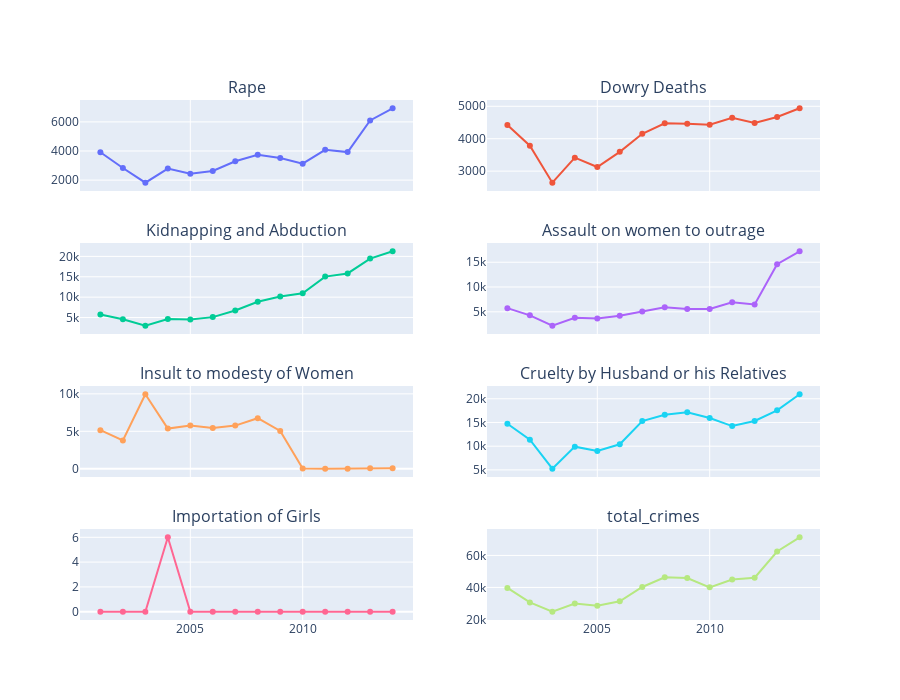

Notebook cell for this chart:
### Code cell
fig = make_subplots(rows = 4, cols = 2, shared_xaxes=True,
                    vertical_spacing=0.1,
                    subplot_titles=("Rape","Dowry Deaths",
                                    "Kidnapping and Abduction",
                                    "Assault on women to outrage",
                                    "Insult to modesty of Women",
                                    "Cruelty by Husband or his Relatives",
                                    "Importation of Girls", "total_crimes"))

fig.add_trace(go.Scatter(x = df_up1.index, y = df_up1['Rape']),row = 1, col = 1)
fig.add_trace(go.Scatter(x = df_up1.index, y = df_up1['Dowry Deaths']),row = 1, col = 2)
fig.add_trace(go.Scatter(x = df_up1.index, y = df_up1['Kidnapping and Abduction']),row = 2, col = 1)
fig.add_trace(go.Scatter(x = df_up1.index, y = df_up1['Assault on women with intent to outrage her modesty']),row = 2, col = 2)
fig.add_trace(go.Scatter(x = df_up1.index, y = df_up1['Insult to modesty of Women']),row = 3, col = 1)
fig.add_trace(go.Scatter(x = df_up1.index, y = df_up1['Cruelty by Husband or his Relatives']),row = 3, col = 2)
fig.add_trace(go.Scatter(x = df_up1.index, y = df_up1['Importation of Girls']),row= 4 , col = 1)
fig.add_trace(go.Scatter(x = df_up1.index, y = df_up1['total_crimes']),row = 4, col = 2)

fig.update_layout(height=700, showlegend=False)

fig.show()

### Figure 1 — Plotly figure (JSON) as saved in the notebook; plotly's stock layout.template omitted (floating-point values rounded to 4 significant figures)
{"data": [{"type": "scatter", "x": [2001, 2002, 2003, 2004, 2005, 2006, 2007, 2008, 2009, 2010, 2011, 2012, 2013, 2014], "xaxis": "x", "y": [3916, 2830, 1822, 2794, 2434, 2628, 3296, 3742, 3518, 3126, 4084, 3926, 6100, 6934], "yaxis": "y"}, {"type": "scatter", "x": [2001, 2002, 2003, 2004, 2005, 2006, 2007, 2008, 2009, 2010, 2011, 2012, 2013, 2014], "xaxis": "x2", "y": [4422, 3786, 2644, 3416, 3128, 3596, 4152, 4474, 4464, 4434, 4644, 4488, 4670, 4938], "yaxis": "y2"}, {"type": "scatter", "x": [2001, 2002, 2003, 2004, 2005, 2006, 2007, 2008, 2009, 2010, 2011, 2012, 2013, 2014], "xaxis": "x3", "y": [5758, 4596, 2998, 4648, 4512, 5102, 6726, 8878, 10156, 10936, 15050, 15820, 19474, 21252], "yaxis": "y3"}, {"type": "scatter", "x": [2001, 2002, 2003, 2004, 2005, 2006, 2007, 2008, 2009, 2010, 2011, 2012, 2013, 2014], "xaxis": "x4", "y": [5740, 4290, 2196, 3800, 3670, 4192, 5044, 5910, 5564, 5586, 6910, 6494, 14606, 17210], "yaxis": "y4"}, {"type": "scatter", "x": [2001, 2002, 2003, 2004, 2005, 2006, 2007, 2008, 2009, 2010, 2011, 2012, 2013, 2014], "xaxis": "x5", "y": [5150, 3774, 9940, 5364, 5762, 5428, 5764, 6748, 5048, 22, 6, 16, 50, 58], "yaxis": "y5"}, {"type": "scatter", "x": [2001, 2002, 2003, 2004, 2005, 2006, 2007, 2008, 2009, 2010, 2011, 2012, 2013, 2014], "xaxis": "x6", "y": [14730, 11358, 5252, 9900, 9010, 10408, 15300, 16624, 17132, 15956, 14242, 15322, 17562, 20942], "yaxis": "y6"}, {"type": "scatter", "x": [2001, 2002, 2003, 2004, 2005, 2006, 2007, 2008, 2009, 2010, 2011, 2012, 2013, 2014], "xaxis": "x7", "y": [0, 0, 0, 6, 0, 0, 0, 0, 0, 0, 0, 0, 0, 0], "yaxis": "y7"}, {"type": "scatter", "x": [2001, 2002, 2003, 2004, 2005, 2006, 2007, 2008, 2009, 2010, 2011, 2012, 2013, 2014], "xaxis": "x8", "y": [39716, 30634, 24852, 29928, 28516, 31354, 40282, 46376, 45882, 40060, 44936, 46066, 62462, 71334], "yaxis": "y8"}], "layout": {"annotations": [{"font": {"size": 16}, "showarrow": false, "text": "Rape", "x": 0.225, "xanchor": "center", "xref": "paper", "y": 1, "yanchor": "bottom", "yref": "paper"}, {"font": {"size": 16}, "showarrow": false, "text": "Dowry Deaths", "x": 0.775, "xanchor": "center", "xref": "paper", "y": 1, "yanchor": "bottom", "yref": "paper"}, {"font": {"size": 16}, "showarrow": false, "text": "Kidnapping and Abduction", "x": 0.225, "xanchor": "center", "xref": "paper", "y": 0.725, "yanchor": "bottom", "yref": "paper"}, {"font": {"size": 16}, "showarrow": false, "text": "Assault on women to outrage", "x": 0.775, "xanchor": "center", "xref": "paper", "y": 0.725, "yanchor": "bottom", "yref": "paper"}, {"font": {"size": 16}, "showarrow": false, "text": "Insult to modesty of Women", "x": 0.225, "xanchor": "center", "xref": "paper", "y": 0.45, "yanchor": "bottom", "yref": "paper"}, {"font": {"size": 16}, "showarrow": false, "text": "Cruelty by Husband or his Relatives", "x": 0.775, "xanchor": "center", "xref": "paper", "y": 0.45, "yanchor": "bottom", "yref": "paper"}, {"font": {"size": 16}, "showarrow": false, "text": "Importation of Girls", "x": 0.225, "xanchor": "center", "xref": "paper", "y": 0.175, "yanchor": "bottom", "yref": "paper"}, {"font": {"size": 16}, "showarrow": false, "text": "total_crimes", "x": 0.775, "xanchor": "center", "xref": "paper", "y": 0.175, "yanchor": "bottom", "yref": "paper"}], "height": 700, "showlegend": false, "xaxis": {"anchor": "y", "domain": [0, 0.45], "matches": "x7", "showticklabels": false}, "xaxis2": {"anchor": "y2", "domain": [0.55, 1], "matches": "x8", "showticklabels": false}, "xaxis3": {"anchor": "y3", "domain": [0, 0.45], "matches": "x7", "showticklabels": false}, "xaxis4": {"anchor": "y4", "domain": [0.55, 1], "matches": "x8", "showticklabels": false}, "xaxis5": {"anchor": "y5", "domain": [0, 0.45], "matches": "x7", "showticklabels": false}, "xaxis6": {"anchor": "y6", "domain": [0.55, 1], "matches": "x8", "showticklabels": false}, "xaxis7": {"anchor": "y7", "domain": [0, 0.45]}, "xaxis8": {"anchor": "y8", "domain": [0.55, 1]}, "yaxis": {"anchor": "x", "domain": [0.825, 1]}, "yaxis2": {"anchor": "x2", "domain": [0.825, 1]}, "yaxis3": {"anchor": "x3", "domain": [0.55, 0.725]}, "yaxis4": {"anchor": "x4", "domain": [0.55, 0.725]}, "yaxis5": {"anchor": "x5", "domain": [0.275, 0.45]}, "yaxis6": {"anchor": "x6", "domain": [0.275, 0.45]}, "yaxis7": {"anchor": "x7", "domain": [0, 0.175]}, "yaxis8": {"anchor": "x8", "domain": [0, 0.175]}}}
